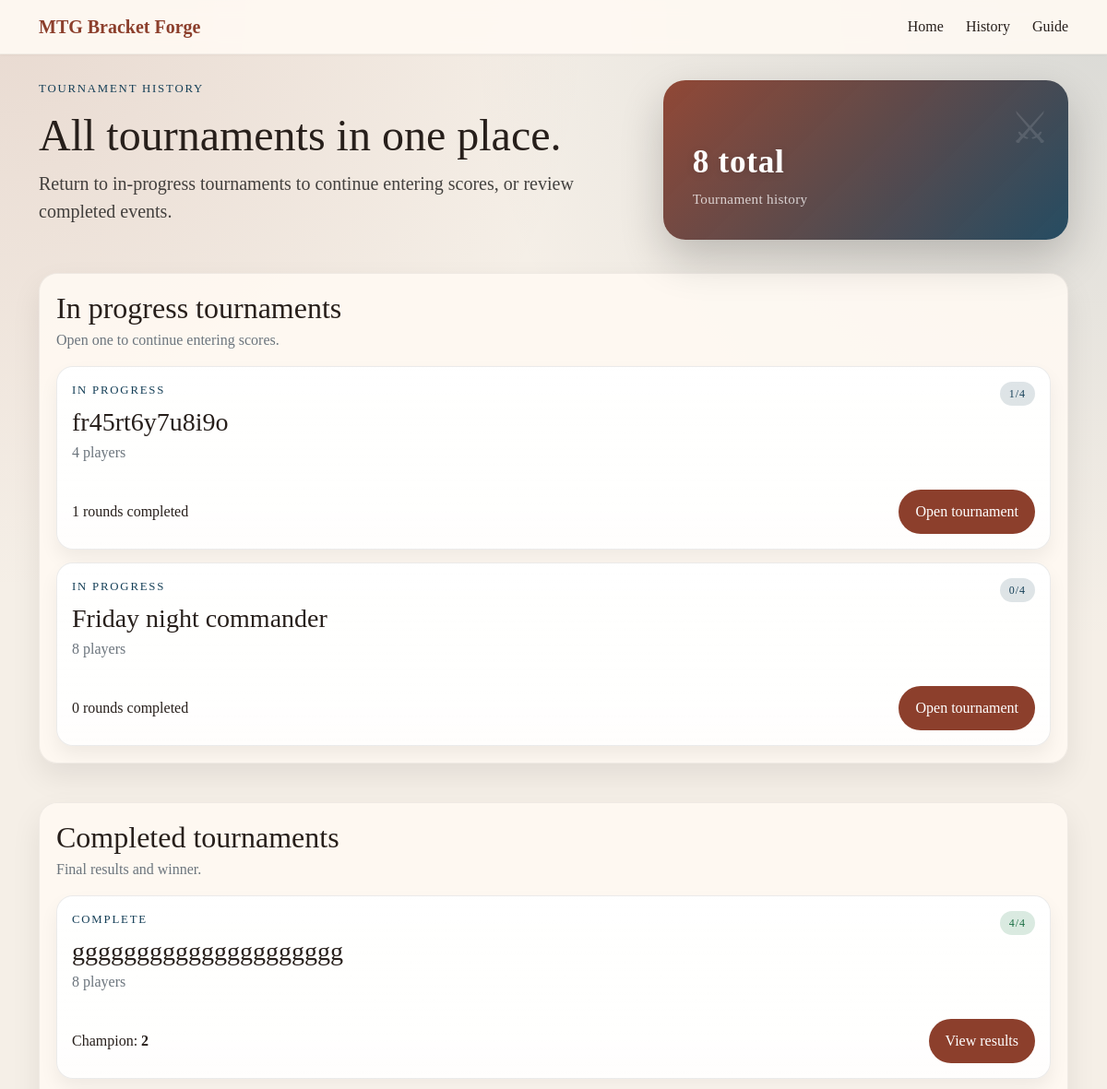
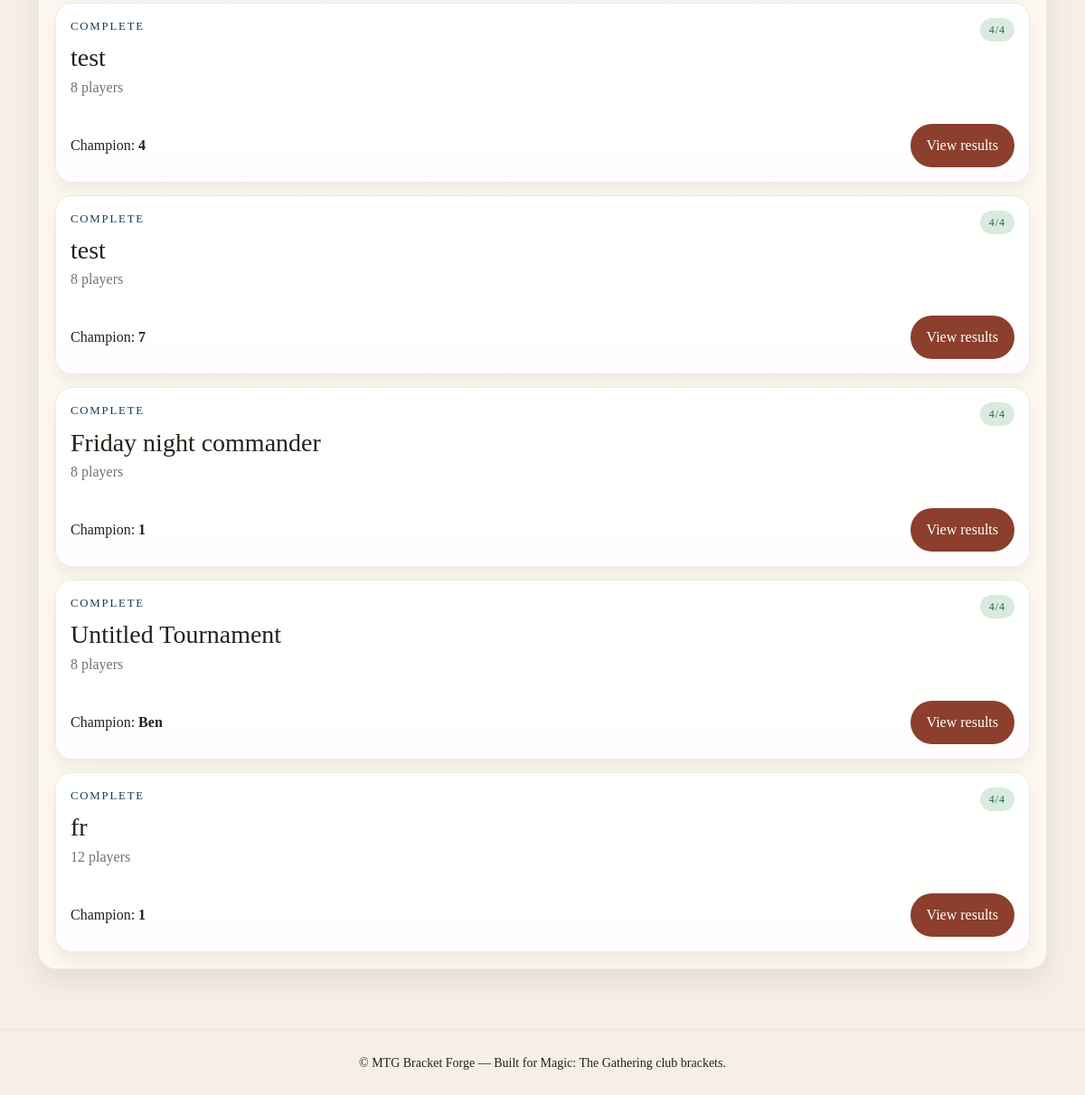
The app's page /tournaments/history with its own data (2 pictures, top to bottom).
### tables this page shows
CREATE TABLE tournaments (
                id INTEGER PRIMARY KEY AUTOINCREMENT,
                name TEXT NOT NULL,
                player_count INTEGER NOT NULL,
                player_names_json TEXT NOT NULL,
                pairing_order_json TEXT NOT NULL,
                round_scores_json TEXT NOT NULL DEFAULT '{}',
                finals_scores_json TEXT NOT NULL DEFAULT '{}',
                status TEXT NOT NULL DEFAULT 'in progress',
                champion_name TEXT,
                created_at TEXT NOT NULL DEFAULT (datetime('now')),
                updated_at TEXT NOT NULL DEFAULT (datetime('now'))
            );

### app.py (the view)
@app.route('/tournaments/history')
def history():
    tournaments = list_all_tournaments()
    active_tournaments = [t for t in tournaments if t['status'] != 'complete']
    completed_tournaments = [t for t in tournaments if t['status'] == 'complete']
    return render_template(
        'history.html',
        active_tournaments=active_tournaments,
        completed_tournaments=completed_tournaments,
        total_tournaments=len(tournaments),
    )

### app.py (called while the page is built)
@app.context_processor
def inject_site_name():
    return {"site_name": "MTG Bracket Forge"}

def get_db_connection():
    conn = sqlite3.connect(DB_PATH)
    conn.row_factory = sqlite3.Row
    return conn

def normalize_round_scores(raw_scores):
    normalized = {}
    for round_number, pods in (raw_scores or {}).items():
        round_key = int(round_number)
        normalized[round_key] = {}
        for pod_number, player_scores in (pods or {}).items():
            pod_key = int(pod_number)
            normalized[round_key][pod_key] = {}
            for slot_number, score_entry in (player_scores or {}).items():
                normalized[round_key][pod_key][int(slot_number)] = score_entry
    return normalized

def deserialize_tournament(row):
    if row is None:
        return None
    return {
        "id": row["id"],
        "name": row["name"],
        "player_count": row["player_count"],
        "player_names": json.loads(row["player_names_json"]),
        "pairing_order": json.loads(row["pairing_order_json"]),
        "round_scores": normalize_round_scores(json.loads(row["round_scores_json"])),
        "status": row["status"],
        "champion_name": row["champion_name"],
    }

def list_all_tournaments():
    with get_db_connection() as conn:
        rows = conn.execute(
            "SELECT * FROM tournaments ORDER BY id DESC"
        ).fetchall()
    tournaments = []
    for row in rows:
        tournament = deserialize_tournament(row)
        tournaments.append(enrich_tournament(tournament, persist=False))
    return tournaments

def initialize_stats(player_names):
    return {
        name: {
            "name": name,
            "wins": 0,
            "points": 0,
            "rounds_played": 0,
            "opponents": [],
            "opponent_match_win_pct": 0.0,
        }
        for name in player_names
    }

def update_opponent_strength(stats):
    match_win_pct = {}
    for name, entry in stats.items():
        rounds_played = max(1, entry["rounds_played"])
        match_win_pct[name] = entry["wins"] / rounds_played
    for name, entry in stats.items():
        if not entry["opponents"]:
            entry["opponent_match_win_pct"] = 0.0
            continue
        total = sum(match_win_pct[opponent] for opponent in entry["opponents"])
        entry["opponent_match_win_pct"] = total / len(entry["opponents"])

### templates/history.html (shortened to what this page needs)
{% extends 'base.html' %}
{% block hero %}
<section class="sr-hero">
    <div class="container hero-grid">
        <div>
            <p class="sr-kicker">Tournament history</p>
            <h1 class="display-5">All tournaments in one place.</h1>
            <p class="lead">Return to in-progress tournaments to continue entering scores, or review completed events.</p>
        </div>
        <div class="sr-hero-card">
            <div>
                <h2>{{ total_tournaments }} total</h2>
                <p>Tournament history</p>
            </div>
        </div>
    </div>
</section>
{% endblock %}
{% block content %}
    <div class="row g-4">
        {% if active_tournaments %}
        <div class="col-12">
            <section class="sr-card bracket-panel">
                <div class="mb-3">
                    <h2 class="mb-1">In progress tournaments</h2>
                    <p class="text-muted mb-0">Open one to continue entering scores.</p>
                </div>
                <div class="dashboard-grid">
                    {% for tournament in active_tournaments %}
                        <article class="tournament-card">
                            <div class="d-flex justify-content-between align-items-start gap-3">
                                <div>
                                    <p class="sr-kicker mb-2">{{ tournament.status }}</p>
                                    <h3 class="mb-1">{{ tournament.name }}</h3>
                                    <p class="text-muted mb-0">{{ tournament.player_count }} players</p>
                                </div>
                                <span class="status-pill">{{ tournament.completed_rounds }}/4</span>
                            </div>
                            <div class="mt-3 d-flex justify-content-between align-items-center gap-3 flex-wrap">
                                <p class="mb-0">{{ tournament.completed_rounds }} rounds completed</p>
                                <a class="sr-cta btn" href="{{ url_for('tournament_detail', tournament_id=tournament.id) }}">Open tournament</a>
                            </div>
                        </article>
                    {% endfor %}
                </div>
            </section>
        </div>
        {% endif %}
        {% if completed_tournaments %}
        <div class="col-12">
            <section class="sr-card bracket-panel">
                <div class="mb-3">
                    <h2 class="mb-1">Completed tournaments</h2>
                    <p class="text-muted mb-0">Final results and winner.</p>
                </div>
                <div class="dashboard-grid">
                    {% for tournament in completed_tournaments %}
                        <article class="tournament-card">
                            <div class="d-flex justify-content-between align-items-start gap-3">
                                <div>
                                    <p class="sr-kicker mb-2">{{ tournament.status }}</p>
                                    <h3 class="mb-1">{{ tournament.name }}</h3>
                                    <p class="text-muted mb-0">{{ tournament.player_count }} players</p>
                                </div>
                                <span class="status-pill status-complete">4/4</span>
                            </div>
                            <div class="mt-3 d-flex justify-content-between align-items-center gap-3 flex-wrap">
                                <p class="mb-0">{% if tournament.champion_name %}Champion: <strong>{{ tournament.champion_name }}</strong>{% else %}Top 4 finalists from standings{% endif %}</p>
                                <a class="sr-cta btn" href="{{ url_for('tournament_detail', tournament_id=tournament.id) }}">View results</a>
                            </div>
                        </article>
                    {% endfor %}
                </div>
            </section>
        </div>
        {% endif %}
    </div>
{% endblock %}

### templates/base.html (shortened to what this page needs)
<!DOCTYPE html>
<html lang="en">
<head>
    <link href="https://cdn.jsdelivr.net/npm/bootstrap@5.1.3/dist/css/bootstrap.min.css" rel="stylesheet">
    <link rel="stylesheet" href="{{ url_for('static', filename='css/silkroad.css') }}">
</head>
<body>
    <nav class="sr-navbar">
        <div class="container d-flex align-items-center justify-content-between">
            <a class="sr-brand" href="/">{{ site_name }}</a>
            <div class="sr-nav">
                <a class="sr-link" href="/">Home</a>
                <a class="sr-link" href="/tournaments/history">History</a>
                <a class="sr-link" href="/about">Guide</a>
            </div>
        </div>
    </nav>
    {% block hero %}{% endblock %}
    <main class="container my-4">
        {% block content %}{% endblock %}
    </main>
    <footer class="sr-footer mt-5">
        <div class="container text-center py-4">
            <small>© {{ site_name }} — Built for Magic: The Gathering club brackets.</small>
        </div>
    </footer>
</body>
</html>

### static/css/silkroad.css (style rules this page uses)
:root { --sr-primary:#8c3f2c; --sr-secondary:#153f57; --sr-accent:#d29a3a; --sr-bg:#f5efe7; --sr-panel:#fffaf3; --sr-text:#271f1b; --sr-muted:#6d5f54; }
* { box-sizing:border-box; }
body { font-family:Georgia,'Times New Roman',serif;background: radial-gradient(circle at top left, rgba(140,63,44,0.12), transparent 24%), radial-gradient(circle at top right, rgba(21,63,87,0.12), transparent 26%), var(--sr-bg);color:var(--sr-text); }
.sr-navbar { background:rgba(255,250,243,0.9);backdrop-filter:blur(10px);padding:14px 0;border-bottom:1px solid rgba(0,0,0,0.05);box-shadow:0 1px 3px rgba(0,0,0,0.03) }
.sr-brand { font-weight:700;color:var(--sr-primary);font-size:1.25rem;text-decoration:none }
.sr-nav .sr-link { margin-left:18px;color:var(--sr-text);text-decoration:none }
.sr-cta { background:var(--sr-primary);color:#fff;padding:12px 18px;border-radius:999px;text-decoration:none;border:none }
.sr-hero { padding:28px 0 12px; }
.hero-grid { display:grid;grid-template-columns:1.5fr 1fr;gap:18px;align-items:stretch; }
.sr-kicker { letter-spacing:.14em;text-transform:uppercase;font-size:.8rem;color:var(--sr-secondary);margin-bottom:.75rem; }
.sr-hero .lead { color:rgba(0,0,0,0.72);max-width:58ch; }
.sr-hero-card { display:flex;flex-direction:column;align-items:flex-start;justify-content:flex-end;min-height:100%;padding:32px;border-radius:24px;background:linear-gradient(135deg, rgba(140,63,44,.95), rgba(21,63,87,.92));color:#fff;box-shadow:0 20px 48px rgba(0,0,0,.2);position:relative;overflow:hidden; }
.sr-hero-card::before { content:'⚔';position:absolute;top:16px;right:20px;font-size:48px;opacity:.12; }
.sr-hero-card h2 { margin:0 0 4px 0;font-size:2.2rem;font-weight:700;letter-spacing:.02em;text-shadow:0 2px 8px rgba(0,0,0,.15); }
.sr-hero-card p { margin:8px 0 0 0;color:rgba(255,255,255,.75);font-size:.95rem;letter-spacing:.02em;position:relative;z-index:1; }
.sr-card { background:rgba(255,250,243,0.88);border-radius:20px;padding:18px;box-shadow:0 14px 32px rgba(0,0,0,0.08);margin-bottom:18px;border:1px solid rgba(0,0,0,0.06) }
.sr-footer { border-top:1px solid rgba(0,0,0,0.05);background:transparent }
.bracket-panel { overflow:hidden; }
.dashboard-grid { display:grid;gap:14px; }
.tournament-card { display:grid;gap:12px;padding:16px;border-radius:18px;border:1px solid rgba(0,0,0,0.08);background:linear-gradient(180deg, rgba(255,255,255,.95), rgba(255,255,255,.86));box-shadow:0 10px 20px rgba(0,0,0,.06); }
.status-pill { display:inline-flex;align-items:center;padding:4px 10px;border-radius:999px;background:rgba(21,63,87,0.14);color:var(--sr-secondary);font-size:.75rem;letter-spacing:.08em;text-transform:uppercase; }
.status-complete { background:rgba(28,123,72,0.16);color:#1b6f43; }
@media (min-width:768px) { .sr-nav { display:flex;align-items:center } }
@media (min-width:768px) { .sr-nav .sr-link { margin-left:24px } }

### records on screen
tournaments: status "IN PROGRESS", name "fr45rt6y7u8i9o", player_count "4", completed_rounds "1"
tournaments: status "IN PROGRESS", name "Friday night commander", player_count "8", completed_rounds "0"
tournaments: status "COMPLETE", name "ggggggggggggggggggggg", player_count "8", champion_name "2"
tournaments: status "COMPLETE", name "test", player_count "8", champion_name "4"
tournaments: status "COMPLETE", name "test", player_count "8", champion_name "7"
tournaments: status "COMPLETE", name "Friday night commander", player_count "8", champion_name "1"
tournaments: status "COMPLETE", name "Untitled Tournament", player_count "8", champion_name "Ben"
tournaments: status "COMPLETE", name "fr", player_count "12", champion_name "1"

### other values on screen
{{ site_name }} "MTG Bracket Forge"
{{ total_tournaments }} "8"
